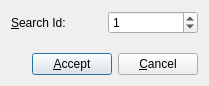
<ui version="4.0" >
 <class>Dialog</class>
 <widget class="QDialog" name="Dialog" >
  <property name="geometry" >
   <rect>
    <x>0</x>
    <y>0</y>
    <width>209</width>
    <height>86</height>
   </rect>
  </property>
  <property name="windowTitle" >
   <string>Go To Id</string>
  </property>
  <layout class="QVBoxLayout" >
   <item>
    <layout class="QHBoxLayout" >
     <item>
      <widget class="QLabel" name="label" >
       <property name="text" >
        <string>&amp;Search Id:</string>
       </property>
       <property name="buddy" >
        <cstring>uiId</cstring>
       </property>
      </widget>
     </item>
     <item>
      <widget class="QSpinBox" name="uiId" >
       <property name="value" >
        <number>1</number>
       </property>
      </widget>
     </item>
    </layout>
   </item>
   <item>
    <spacer>
     <property name="orientation" >
      <enum>Qt::Vertical</enum>
     </property>
     <property name="sizeHint" >
      <size>
       <width>20</width>
       <height>40</height>
      </size>
     </property>
    </spacer>
   </item>
   <item>
    <layout class="QHBoxLayout" >
     <item>
      <spacer>
       <property name="orientation" >
        <enum>Qt::Horizontal</enum>
       </property>
       <property name="sizeHint" >
        <size>
         <width>40</width>
         <height>20</height>
        </size>
       </property>
      </spacer>
     </item>
     <item>
      <widget class="QPushButton" name="pushAccept" >
       <property name="text" >
        <string>&amp;Accept</string>
       </property>
       <property name="icon" >
        <iconset resource="common.qrc" >:/images/images/ok.png</iconset>
       </property>
      </widget>
     </item>
     <item>
      <widget class="QPushButton" name="pushCancel" >
       <property name="text" >
        <string>&amp;Cancel</string>
       </property>
       <property name="icon" >
        <iconset resource="common.qrc" >:/images/images/cancel.png</iconset>
       </property>
      </widget>
     </item>
    </layout>
   </item>
  </layout>
 </widget>
 <tabstops>
  <tabstop>uiId</tabstop>
  <tabstop>pushAccept</tabstop>
  <tabstop>pushCancel</tabstop>
 </tabstops>
 <resources>
  <include location="common.qrc" />
 </resources>
 <connections>
  <connection>
   <sender>pushCancel</sender>
   <signal>clicked()</signal>
   <receiver>Dialog</receiver>
   <slot>accept()</slot>
   <hints>
    <hint type="sourcelabel" >
     <x>155</x>
     <y>68</y>
    </hint>
    <hint type="destinationlabel" >
     <x>199</x>
     <y>82</y>
    </hint>
   </hints>
  </connection>
 </connections>
</ui>
